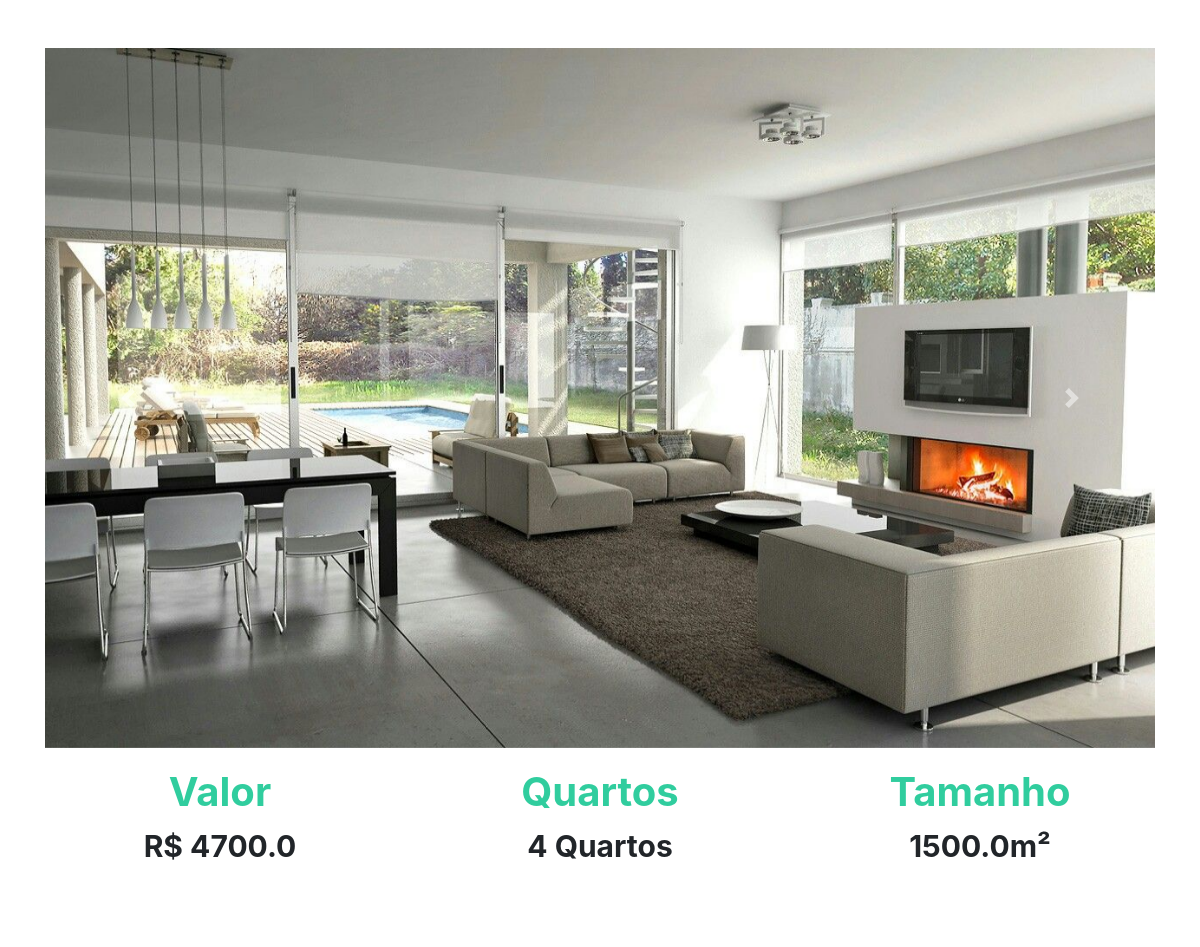
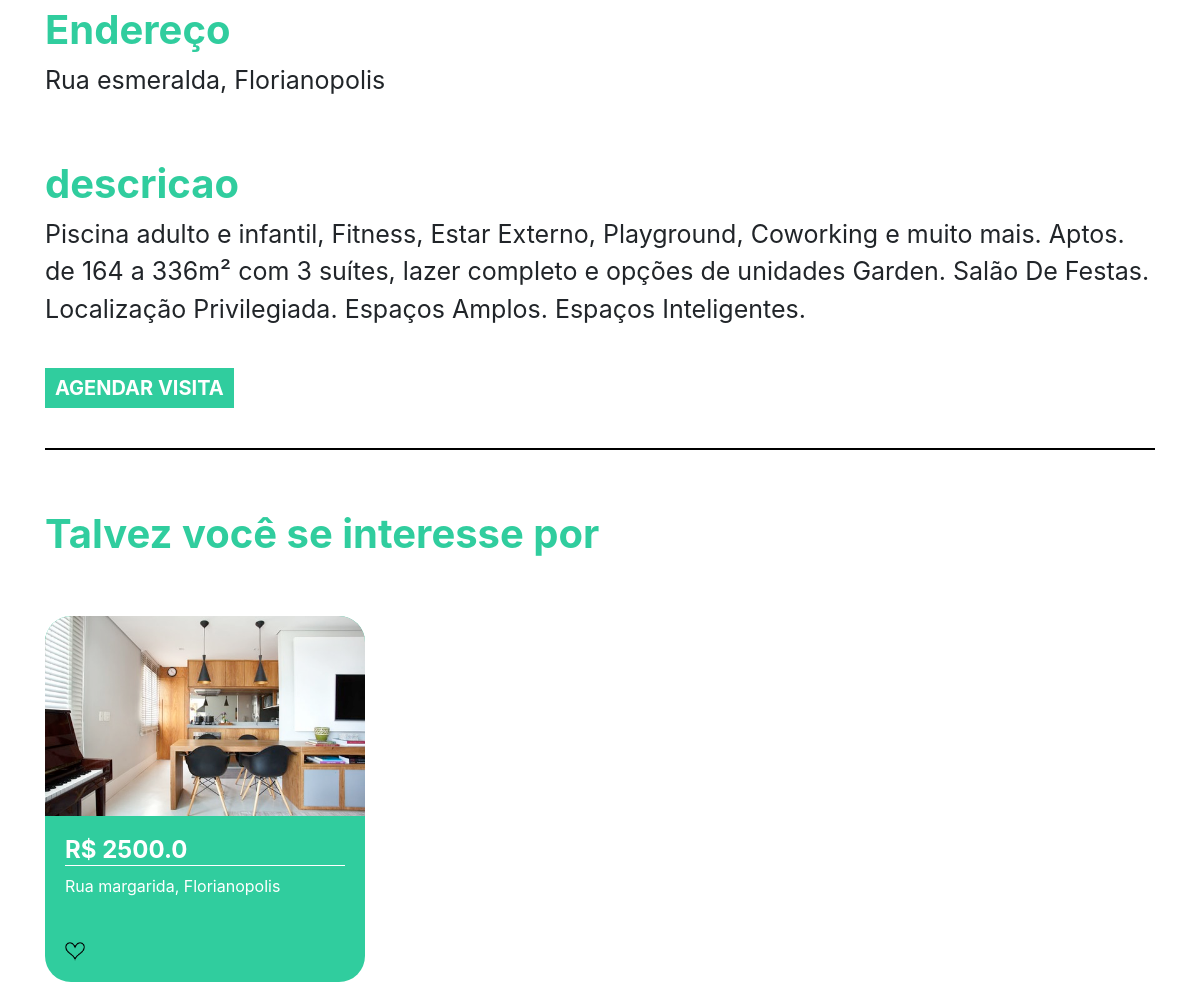
Page /imovel/2 on the committed database (2 pictures, top to bottom).
### plataforma/models.py (models this page shows, shortened)
class Imagem(models.Model):
    img = models.ImageField(upload_to='img')
    def __str__(self) -> str:
        return self.img.url

class Imovei(models.Model):
    choices = (('V', 'Venda'),
               ('A', 'Aluguel'))
    choices_imovel = (('A', 'Apartamento'),
                      ('C', 'Casa'))
    imagens = models.ManyToManyField(Imagem)
    valor = models.FloatField()
    quartos = models.IntegerField()
    tamanho = models.FloatField()
    cidade = models.ForeignKey(Cidade, on_delete=models.DO_NOTHING)
    rua = models.CharField(max_length=50)
    tipo = models.CharField(max_length=1, choices=choices)
    tipo_imovel = models.CharField(max_length=1, choices=choices_imovel)
    numero = models.IntegerField()
    descricao = models.TextField()
    dias_visita = models.ManyToManyField(DiasVisita)
    horarios = models.ManyToManyField(Horario)

class Cidade(models.Model):
    nome = models.CharField(max_length=30)
    def __str__(self) -> str:
        return self.nome

### plataforma/views.py (the view)
# urls.py: path("imovel/<str:id>", views.imovel, name="imovel"),
def imovel(request, id):
    imovel = get_object_or_404(Imovei, id=id)
    sugestoes = Imovei.objects.filter(cidade=imovel.cidade).exclude(id=id)[:2]
    return render(request, "imovel.html", {'imovel': imovel, 'sugestoes': sugestoes})

### plataforma/models.py (called while the page is built)
    def __str__(self) -> str:
        return self.dia

    def __str__(self) -> str:
        return str(self.horario)

### plataforma/templates/imovel.html (shortened to what this page needs)
{% extends 'base.html' %}
{% load static %}
{% block 'head' %}
<link rel="stylesheet" href="{% static 'plataforma/css/home.css' %}">
{% endblock  %}
{% block 'body' %}
    <div style="text-align: center" class="container">
        <br>
        <br>
        <div id="carouselExampleControls" class="carousel slide" data-ride="carousel">
            <div class="carousel-inner">
                {% for img in imovel.imagens.all  %}
                    <div class="carousel-item {% if forloop.first %} active {% endif %}" >
                        <img class="d-block w-100" src="{{img}}" alt="First slide" height="700">
                    </div>
                {% endfor %}
            </div>
        <a class="carousel-control-prev" href="#carouselExampleControls" role="button" data-slide="prev">
            <span class="carousel-control-prev-icon" aria-hidden="true"></span>
        </a>
        <a class="carousel-control-next" href="#carouselExampleControls" role="button" data-slide="next">
            <span class="carousel-control-next-icon" aria-hidden="true"></span>
        </a>
    </div>
        <div class="row">
            <div class="col-md">
                <h3 class="titulo_especificacao">Valor</h3>
                <p class="especificacao">R$ {{imovel.valor}}</p>
            </div>
            <div class="col-md">
                <h3 class="titulo_especificacao">Quartos</h3>
                <p class="especificacao">{{imovel.quartos}} Quartos</p>
            </div>
            <div class="col-md">
                <h3 class="titulo_especificacao">Tamanho</h3>
                <p class="especificacao">{{imovel.tamanho}}m²</p>
            </div>
        </div>
        <br>
        <br>
        <div style="text-align: left">
            <h3 class="titulo_especificacao">Endereço</h3>
            <p class="especificacao_endereco">{{imovel.rua}}, {{imovel.cidade }}</p>
        </div>
        <br>
        <div style="text-align: left">
            <h3 class="titulo_especificacao">descricao</h3>
            <p class="especificacao_endereco">{{imovel.descricao}}</p>
            <br>
            <button class="btn_agendar_visita" data-toggle="modal" data-target="#exampleModal">AGENDAR VISITA</button>
            <br>
            <br>
        </div>
        <hr style="border: 1px solid black">
        <br>
        <div class="div_possivel_interesse">
            <h3 class="titulo_especificacao">Talvez você se interesse por</h3>
            <div class="row">
                {% for sugestao in sugestoes %}
                    <div class="col-md cont">
                        <div class="card_imovel">
                            <img class="img_capa_imovel" src="{{sugestao.imagens.all.0.img.url}}">
                            <div class="informacoes_imoveis">
                            <a class="a_none" href="{% url 'imovel' sugestao.id %}"><h4 class="valor">R$ {{sugestao.valor}}</h4></a>
                            <p>{{sugestao.rua}}, {{sugestao.cidade}}</p>
                            <br>
                            <img width="7%" src="{% static 'plataforma/img/heart.png' %}">
                            </div>
                        </div>
                    </div>
                {% endfor %}
            </div>
        </div>
    </div>
{% endblock  %}

### templates/static/plataforma/css/home.css (style rules this page uses)
.card_imovel { background-color: #30CD9E; width: 20rem; margin-top: 50px; border-radius: 26px; }
.img_capa_imovel { width: 100%; border-top-left-radius: 26px; border-top-right-radius: 26px; }
.informacoes_imoveis { padding: 20px; color: white; }
.valor { font-weight: bold; border-bottom: 1px solid white; }
.a_none { color: white; }
.titulo_especificacao { color: #30CD9E; font-weight: bold; margin-top: 20px; font-size: 40px; }
.especificacao { font-size: 30px; font-weight: bold; }
.especificacao_endereco { font-size: 25px; }
.btn_agendar_visita { border: none; background-color: #30CD9E; color: white; font-weight: bold; font-size: 20px; padding: 5px 10px 5px 10px; }
.div_possivel_interesse { text-align: left; }

### rows in the picture
Imagem: img (picture)
Imovei: valor "4700.0", quartos "4", tamanho "1500.0", rua "Rua esmeralda", cidade "Florianopolis", descricao "Piscina adulto e infantil, Fitness, Estar Externo, Playground, Coworking e muito mais. Aptos. de 164 a 336m² com 3 suítes, lazer completo e opções de unidades Garden. Salão De Festas. Localização Privilegiada. Espaços Amplos. Espaços Inteligentes."
Imovei: imagens.all.0.img (picture), valor "2500.0", rua "Rua margarida", cidade "Florianopolis"
